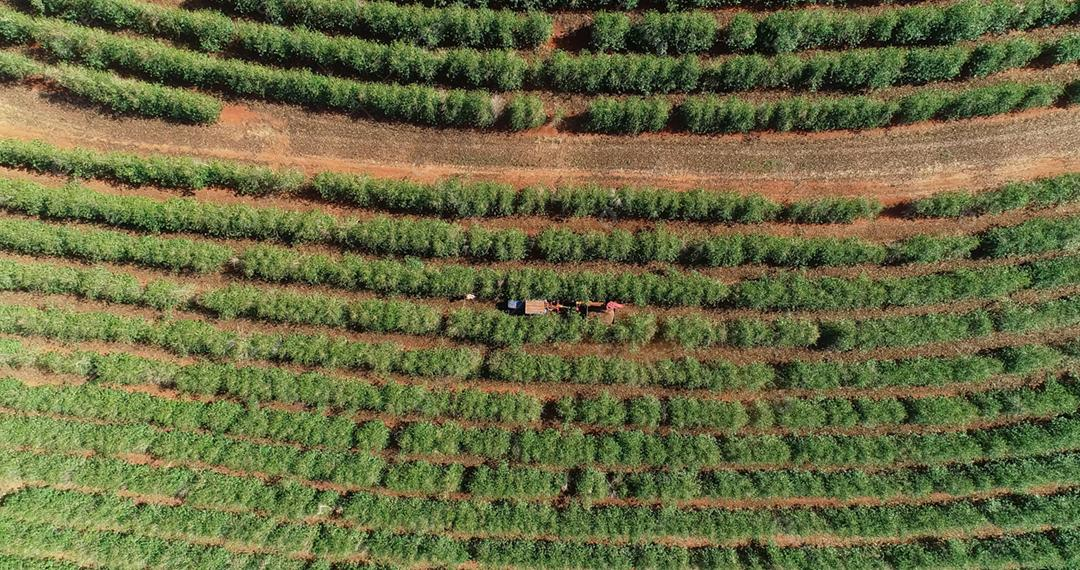
#> input picture data/imagemPlant.jpg, 1080 x 570 px, given in place of plantVideo.mp4, which was not available
$ python porcentageBiomass.py
#> lines starting #> are read from the running program, lines starting #| are printed output that depends on the picture; after the words box and inside, x2 and y2 are one past the last pixel; in counts of white or black regions, pixels touching at a corner belong together; pictures that were not available may be replaced by others from this repository, and a replacement may not be noted
import cv2
import numpy as np


def none(x):
    pass


videoDrone = cv2.VideoCapture('Agriculture_Projects/data/plantVideo.mp4')

cv2.namedWindow('Control')

cv2.createTrackbar('H min', 'Control', 35, 179, none)
cv2.createTrackbar('H max', 'Control', 85, 179, none)
cv2.createTrackbar('S min', 'Control', 45, 255, none)
cv2.createTrackbar('S max', 'Control', 255, 255, none)
cv2.createTrackbar('V min', 'Control', 45, 255, none)
cv2.createTrackbar('V max', 'Control', 255, 255, none)

while True:
    _, imageD = videoDrone.read()
#> imageD is the input picture: shape (570, 1080, 3); mean B, G, R 66.3, 107.5, 105.8

    videoDroneHsv = cv2.cvtColor(imageD, cv2.COLOR_BGR2HSV)
#> videoDroneHsv: shape (570, 1080, 3); mean H, S, V 33.1, 117.9, 116.5

    H_min = cv2.getTrackbarPos('H min', 'Control')
    H_max = cv2.getTrackbarPos('H max', 'Control')
    S_min = cv2.getTrackbarPos('S min', 'Control')
    S_max = cv2.getTrackbarPos('S max', 'Control')
    V_min = cv2.getTrackbarPos('V min', 'Control')
    V_max = cv2.getTrackbarPos('V max', 'Control')

    lower_green = np.array([H_min, S_min, V_min])
    upper_green = np.array([H_max, S_max, V_max])

    windowGreen = np.zeros_like(imageD)
    windowGreen[:] = (0, 255, 0)

    mask = cv2.inRange(videoDroneHsv, lower_green, upper_green)
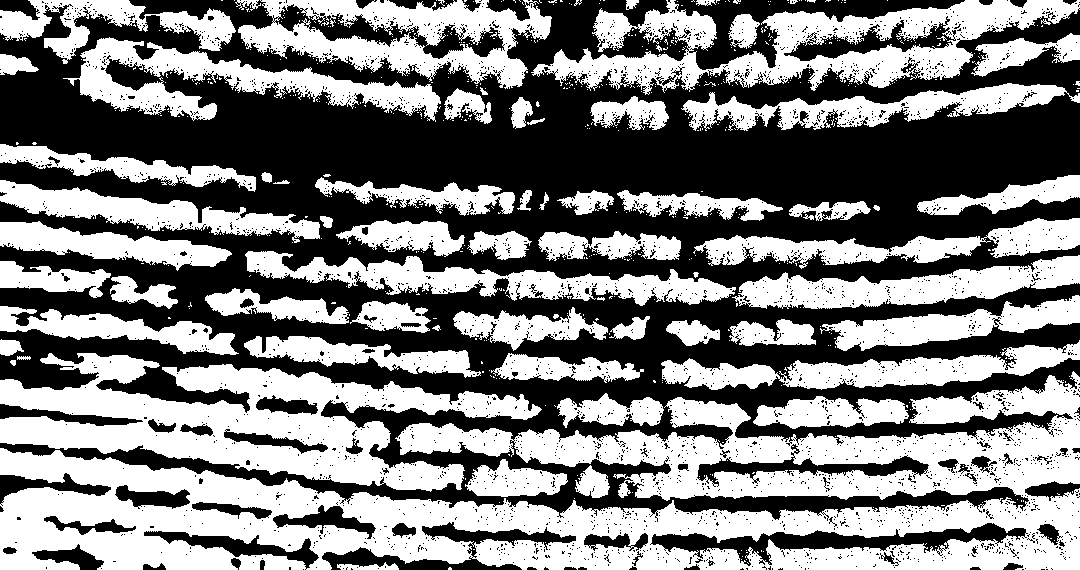
#> mask: shape (570, 1080); 49.6% white; 613 white regions (545 under 20 px), largest, box (x1, y1, x2, y2) and area: (0, 371, 1080, 570) 97414, (0, 353, 542, 492) 32566, (531, 0, 1080, 95) 20413

    height, length, _ = imageD.shape
#> height = 570; length = 1080
    greenArea = cv2.countNonZero(mask)
#> greenArea = 305323
    totalArea = height * length
#> totalArea = 615600
    biomass = (greenArea / totalArea) * 100
#> biomass = 49.6

    results = cv2.bitwise_and(imageD, imageD, mask=mask)
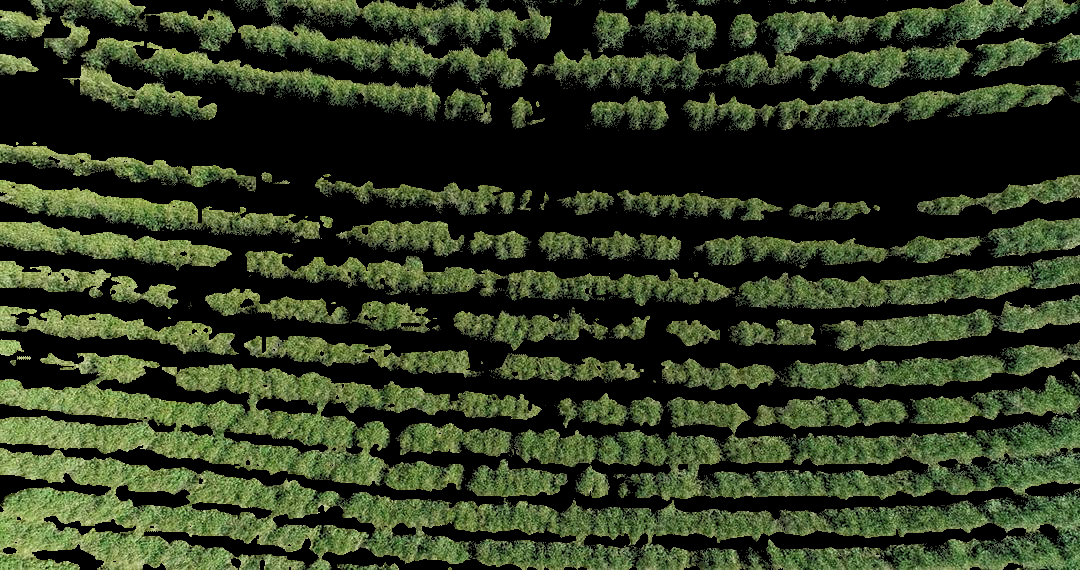
#> results: shape (570, 1080, 3); mean B, G, R 33.1, 57.8, 47.9
    resultsGreen = cv2.bitwise_and(imageD, windowGreen, mask=mask)
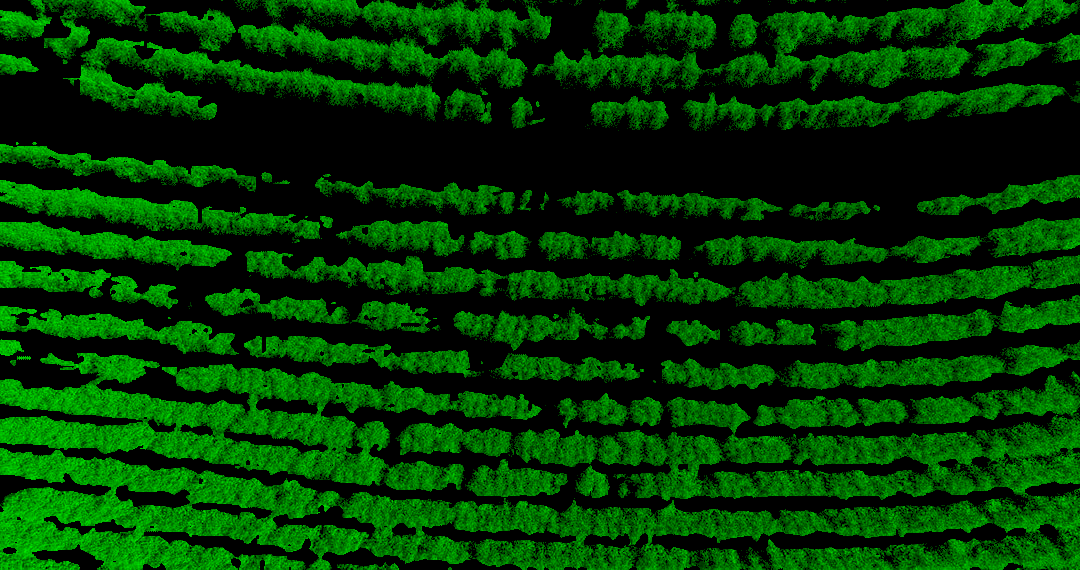
#> resultsGreen: shape (570, 1080, 3); mean B, G, R 0, 57.8, 0
    cv2.putText(imageD, f'Biomass: {biomass:.2f}%', (10, 50), cv2.FONT_HERSHEY_PLAIN, 4, (255, 0, 0), 2)
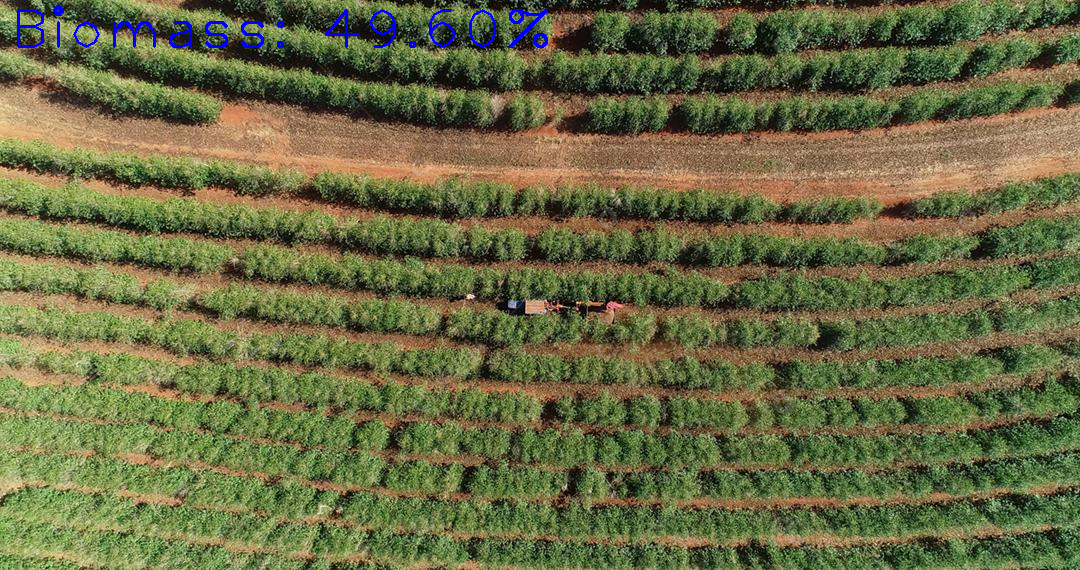
#> imageD: shape (570, 1080, 3); 0.56% of pixels changed, all inside (x1, y1, x2, y2) = (17, 5, 548, 48)

    mask_3 = cv2.cvtColor(mask, cv2.COLOR_GRAY2BGR)
    stack = np.vstack([imageD, mask_3])
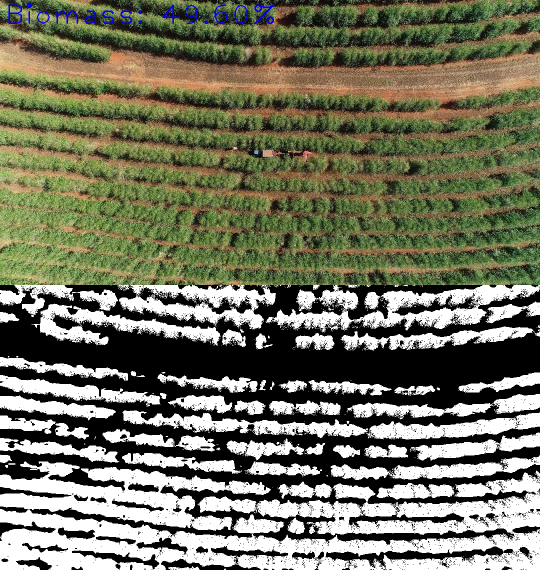
#> stack: shape (1140, 1080, 3) (shown at 1/2 size); mean B, G, R 96.9, 116.7, 115.9
    stack1 = np.vstack([resultsGreen, results])
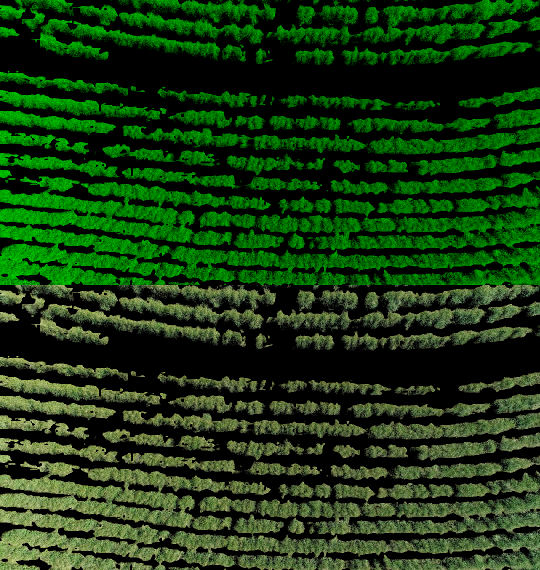
#> stack1: shape (1140, 1080, 3) (shown at 1/2 size); mean B, G, R 16.5, 57.8, 23.9
    grid = np.hstack([stack, stack1])

    resized = cv2.resize(grid, (0, 0), fx=0.4, fy=0.4)
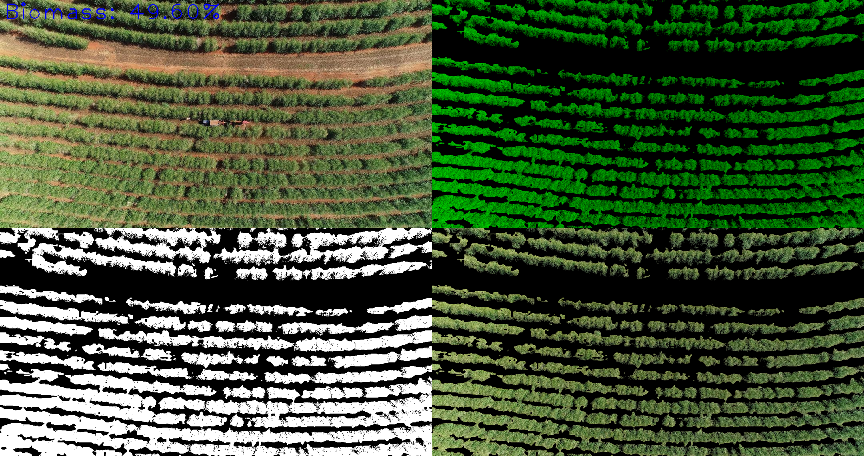
#> resized: shape (456, 864, 3); mean B, G, R 56.7, 87.2, 69.9

    cv2.imshow('Window', resized)

    if cv2.waitKey(1) & 0xFF == ord('f'):
#> (key Esc is pressed here)
        break


cv2.destroyAllWindows()
